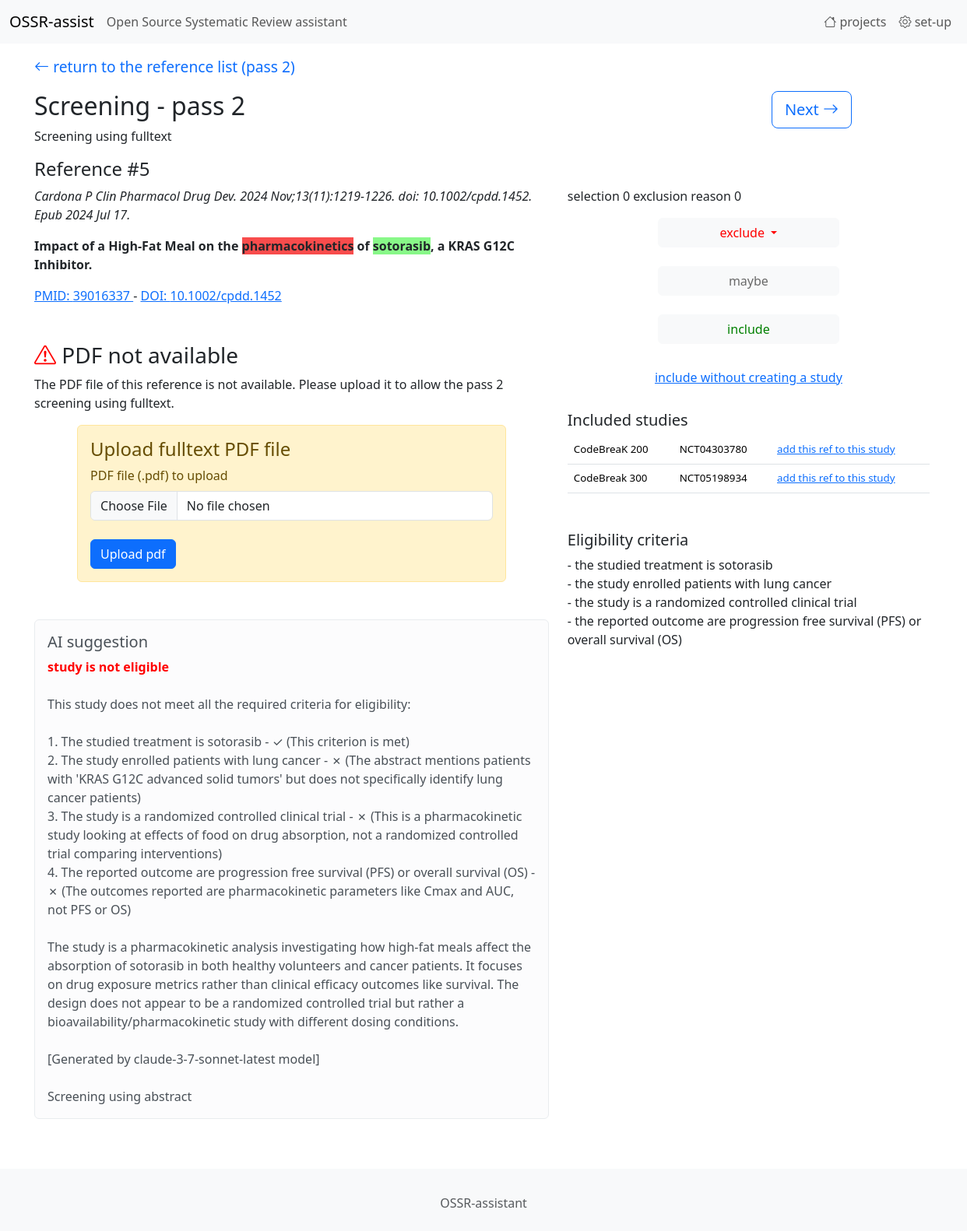
/records/screening_pass2_window/5/1, run on the app's committed database.
### tables this page shows
CREATE TABLE "records"
(
    id                  integer
        constraint records_pk
            primary key,
    project             integer,
    pmid                integer,
    DOI                 TEXT,
    source              TEXT,
    abstract            TEXT,
    AI_decision         integer default 0,
    AI_answer           TEXT,
    url                 TEXT,
    registration_number TEXT,
    acronym             TEXT,
    author1             TEXT,
    title               TEXT,
    selection           integer default 0,
    exclusion_reason    integer default 0,
    database            integer default 0
, selection2 integer default 0);

CREATE TABLE studies
(
    id      integer
        constraint studies_pk
            primary key autoincrement,
    name    TEXT,
    project integer
, registration_number TEXT, comments TEXT);

### app.py (the view)
@app.route('/records/screening_pass2_window/<int:record_id>/<int:project_id>', )
def endpoint_records_screening_pass2_window(record_id, project_id):
    return records_screening_window(record_id, project_id, 2)

### records.py (called while the page is built)
def format_AI_screening_suggestion(s):
    if s is None: return ""
    if type(s) is str:
        s = s.replace('\n', "<br/>").replace('"','\'')
    else:
        s = s.decode('utf-8').replace('\n', "<br/>").replace('"','\'')
    s = s.replace('\n', "<br/>")
    s = re.sub(r'\bstudy is eligible\b', f"<span style='color: green; font-weight: bold;'>study is eligible</span>", s, flags=re.IGNORECASE)
    s = re.sub(r'\bstudy is not eligible\b', f"<span style='color: red; font-weight: bold;'>study is not eligible</span>", s, flags=re.IGNORECASE)
    return s

def highlight(s, green_words, red_words):
    if s is not None:
        for word in red_words:
            if word=="": continue
            s = re.sub(r'\b'+word+r'\b', f"<span class='red_word'>{word}</span>", s, flags=re.IGNORECASE)
        for word in green_words :
            if word=="": continue
            s = re.sub(r'\b'+word+r'\b', f"<span class='green_word'>{word}</span>", s, flags=re.IGNORECASE)
    return s

### utils.py (called while the page is built)
def get_db_connection():
    conn = sqlite3.connect(DB_PATH)
    conn.row_factory = sqlite3.Row
    return conn

def sql_select_fetchone(sql, parameters):
    with get_db_connection() as con:
        cur = con.cursor()
        res = cur.execute(sql, parameters)
        r = res.fetchone()
        cur.close()
    return r

def sql_select_fetchall(sql, parameters):
    with get_db_connection() as con:
        cur = con.cursor()
        res = cur.execute(sql, parameters)
        rows = res.fetchall()
        columns = [column[0] for column in cur.description]
        result = [dict(zip(columns, row)) for row in rows]
        cur.close()
    return result

### templates/records_screening_pass2_window.html (shortened to what this page needs)
{% extends 'base.html' %}
{%  block content %}
<p class="mt-3 mb-3">
    <a href="/records/list/{{ project_id }}/2/1" class="return_arrow">
    <i class="bi bi-arrow-left"></i> return to the reference list (pass 2)
    </a>
</p>
    <h2>
        <a href="/records/screening_pass2_next/{{ record_id }}/{{project_id}}" class="btn btn-outline-primary btn-lg" style="float: right; margin-right: 5em;">Next <i class="bi bi-arrow-right"></i></a>
        Screening - pass 2
    </h2>
    <p>Screening using fulltext</p>
    <H4>Reference #{{ record_id }}</H4>
<div class="row">
<div class="col-md-7">
    {% if pdf_exists %}
        <iframe src="/pdfs/file/{{ record_id }}" width="100%" height="900px" id="pdf_iframe"></iframe>
        <script>
        function ajusterHauteurIframe() {
            const iframe = document.getElementById('pdf_iframe');
            const hauteurFenetre = window.innerHeight;
            const offsetTop = iframe.offsetTop;
            const hauteurFinale = hauteurFenetre - offsetTop;
            iframe.style.height = hauteurFinale + 'px';
        }
        // Appel initial
        ajusterHauteurIframe();
        // Mise à jour lors du redimensionnement
        window.addEventListener('resize', ajusterHauteurIframe);
        </script>
    {% else %}
        <p class="record_source">{{ record_data["author1"] }} {{ record_data["source"] }}</p>
        <p class="record_title">{{ record_data["title"] | safe}}</p>
        <p>
            <a href=" /{{ record_data["pmid"] }}" target="_blank">
                PMID: {{ record_data["pmid"] }}
            </a>
            -
            <a href=" /{{ record_data["DOI"] }}" target="_blank">
                DOI: {{ record_data["DOI"] }}
            </a>
        </p>
        <h3 class="mt-5"><i class="bi bi-exclamation-triangle" style="color: red;"></i> PDF not available</h3>
        <p>The PDF file of this reference is not available. Please upload it to allow the pass 2 screening using fulltext.</p>
        <div class="alert alert-warning mb-5 offset-1 col-md-10" role="alert">
            <h4 class="alert-heading">Upload fulltext PDF file</h4>
            <form action="/pdfs/upload_pdf_pass2/{{ record_id }}/{{ project_id }}/pass2" method="post" enctype="multipart/form-data">
                <label for="pdfFile" class="form-label ">PDF file (.pdf) to upload</label>
                <input type="file" class="form-control mb-4" id="pdfFile" name="pdfFile">
                <button type="submit" class="btn btn-primary">Upload pdf</button>
            </form>
        </div>
    {% endif %}
    <div class="alert alert-light mt-7" role="alert" >
        <h5 class="alert-heading ">AI suggestion</h5>
        {{ record_data["AI_answer"] | safe }}
    </div>
</div>
<div class="col-md-5">
    {% include '_screening_buttons.html' %}
<h5 class="mt-5">Eligibility criteria</h5>
<div>
{{ eligibility_criteria | safe }}
</div>
</div>
</div>
{%  endblock %}

### templates/_screening_buttons.html (shortened to what this page needs)
    <p>selection {{ record_data["selection"] }} exclusion reason {{ record_data['exclusion_reason'] }}</p>
    <div class="mb-4 text-center">
        <div class="dropdown">
          <button class="btn btn-light dropdown-toggle" type="button" data-bs-toggle="dropdown" aria-expanded="false" style="{{ btn_exclude_style }}">
              {{ btn_exclude_label }}
          </button>
        </div>
    </div>
    <div class="mb-4 text-center">
        <a class="btn btn-light" href="javascript:void(0)" onclick="set_selection('undecided',this)" style="{{ btn_undecided_style }}">{{ btn_undecided_label }}</a>
    </div>
    <div class="mb-4 text-center">
        <a class="btn btn-light" href="javascript:void(0)" onclick="create_study(this)"  style="{{ btn_include_style }}" title="include and create study">{{ btn_include_label }}</a>
    </div>
    <div class="mb-4 text-center">
        <a class="btn btn-link" href="javascript:void(0)" onclick="set_selection('included_first_pass',this)" style="">include without creating a study</a>
    </div>
<h5>Included studies</h5>
    <table class="table table-condensed table-hover" style="font-size: smaller;">
    {% for s in included_studies %}
        {% if s['id']==known_study['id'] %}
            {% set sty="table-danger" %}
        {%  else %}
            {% set sty="" %}
        {% endif %}
        {% if s['id'] in linked_studies_ids %}
            {% set sty="table-success" %}
        {%  endif %}
        <tr class="{{ sty }}">
            <td>{{ s["name"] }}</td>
            <td>{{ s["registration_number"] }}</td>
            <td title="add this reference to this study">
                <a href="/records/link_record_to_study/{{ record_id }}/{{ s['id'] }}" >add this ref to this study</a>
            </td>
        </tr>
    {% endfor %}
    </table>

### static/ccs1.css (style rules this page uses)
a { text-decoration: none; }
.return_arrow { font-size: 1.2em; text-decoration: none; }
.record_title { font-weight: bold; }
.record_source { font-style: italic; }
.green_word { background-color: #88f888; }
.red_word { background-color: #f84c4c; }

### data on the page
records: author1 "Cardona P", source "Clin Pharmacol Drug Dev. 2024 Nov;13(11):1219-1226. doi: 10.1002/cpdd.1452. Epub 2024 Jul 17.", title "Impact of a High-Fat Meal on the pharmacokinetics of sotorasib , a KRAS G12C Inhibitor.", pmid "39016337", DOI "10.1002/cpdd.1452", AI_answer "study is not eligible This study does not meet all the required criteria for eligibility: 1. The studied treatment is sotorasib - ✓ (This criterion is met) 2. The study enrolled patients with lung cancer - ✗ (The abstract mentions patients with 'KRAS G12C advanced solid tumors' but does not specifically identify lung cancer patients) 3. The study is a randomized controlled clinical trial - ✗ (This is a pharmacokinetic study looking at effects of food on drug absorption, not a randomized controlled trial comparing interventions) 4. The reported outcome are progression free survival (PFS) or overall survival (OS) - ✗ (The outcomes reported are pharmacokinetic parameters like Cmax and AUC, not…", selection "0", exclusion_reason "0"
studies: name "CodeBreaK 200", registration_number "NCT04303780"
studies: name "CodeBreak 300", registration_number "NCT05198934"

### other printed values
{{ record_id }} "5"
{{ btn_exclude_label }} "exclude"
{{ btn_undecided_label }} "maybe"
{{ btn_include_label }} "include"
